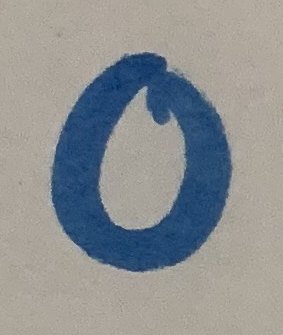
#> input picture Chiffres_Test/0.png, 283 x 335 px
$ python Chiffre.py
#> lines starting #> are read from the running program, lines starting #| are printed output that depends on the picture; after the words box and inside, x2 and y2 are one past the last pixel; in counts of white or black regions, pixels touching at a corner belong together
# -*- coding: utf-8 -*-


from PIL import Image
import PIL
import sys

if len(sys.argv) == 2:
    image = Image.open(sys.argv[1]) # Chargement de l'image passée en argument
    imageName = sys.argv[1].split('/')[-1]
else :
    image = Image.open("Chiffres_Test/0.png") # Chargement de l'image par défaut
#> image is the input picture: PIL image 283x335 RGBA; mean R, G, B, A 141.5, 144.4, 145.6, 255
    imageName = "0.png"

width, height = image.size # Récupération de la largeur et de la hauteur de l'image
#> width = 283; height = 335

WHITE_THRESHOLD = 100 # Seuil à partir duquel la couleur est considérée blanche
extreme_left = width # initialisation du point extrème gauche
#> extreme_left = 283
extreme_right = 0 # initialisation du point extrème droit
extreme_top = height # initialisation du point extrème haut
#> extreme_top = 335
extreme_bot = 0 # initialisation du point extrème bas

for x in range(width):
    for y in range(height):
        pixel = image.getpixel((x, y)) # Récupération des composantes de couleur aux coordonnées [x,y]
        # On vérifie si le pixel est blanc
        if all(channel > WHITE_THRESHOLD for channel in pixel):
            image.putpixel((x, y), (255,255,255)) # S'il dépasse le seuil alors le pixel est transformé en pixel blanc
        else:
            # On met à jour les extrémités de l'image si les pixels sont foncés
            if extreme_left > x:
                extreme_left = x
            if extreme_right < x:
                extreme_right = x
            if extreme_top > y:
                extreme_top = y
            if extreme_bot < y:
                extreme_bot = y
            # On transforme le pixel en pixel noir
            image.putpixel((x, y), (0,0,0))
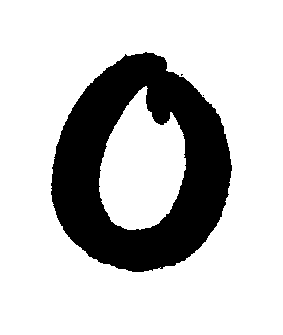
#> image: PIL image 283x335 RGBA; mean R, G, B, A 198, 198, 198, 255
#> after the loop, extreme_bot = 271; extreme_left = 51; extreme_right = 231; extreme_top = 52

new_height = extreme_bot - extreme_top # Calcul de la nouvelle hauteur à l'aide des extrémités
#> new_height = 219
new_width = extreme_right - extreme_left # Calcul de la nouvelle largeur à l'aide des extrémités
#> new_width = 180

if new_height > new_width: # Détermination de la plus grande longueur pour la mise à l'échelle (pour éviter de couper une partie de l'image)
    # Et détermination de la différence entre longueur et hauteur (pour ne pas parcourir des pixels inutilement)
    max_dim = new_height
#> max_dim = 219
    difference = (max_dim - new_width) // 2
#> difference = 19
else:
    max_dim = new_width
    difference = (max_dim - new_height) // 2

newDimension = max_dim
#> newDimension = 219

#marge = 8 - max_dim % 8
#Création d'une nouvelle image blanche aux bonnes dimensions
image2 = PIL.Image.new(mode="RGB", size=(newDimension, newDimension), color=(255,255,255))
#> image2: PIL image 219x219 RGB; every value is 255

#Parcous de l'image originale pour recopie sur la nouvelle image
i=0
for x in range(difference,max_dim-difference):
    j=0
    for y in range(0,max_dim):
        image2.putpixel((x,y),image.getpixel((extreme_left+i,extreme_top+j)))
        j+=1
    i+=1
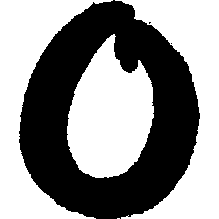
#> image2: PIL image 219x219 RGB; 55.9% white; 3 black regions (2 under 20 px), largest, box (x1, y1, x2, y2) and area: (19, 0, 200, 219) 21166
#> after the loop, i = 181

# Initialisation de la taille d'un pixel pour la création de la matrice
pixelSize = newDimension // 8
#> pixelSize = 27

#Création d'une liste correspondant à la matrice 8x8
liste = []

# Découpage de l'image en 8x8 et parcours de ces sous parties pour calculer la moyenne de l'intensité des pixels
for j in range(8):
    for i in range(8):
        somme = 0
        for x in range(pixelSize):
            for y in range(pixelSize):
                somme += image2.getpixel((i*pixelSize+x,j*pixelSize+y))[0]
        liste.append(16-(somme//(pixelSize*pixelSize)+8)//16)
#> after the loop, liste = 64 values, max 16 at index 18, min 0 at index 0, mean 7.27

# Ajout de la classe correspondant au chiffre représenté (chiffre entre 0 et 9)
liste.append(0)

import os
path = "./Chiffres_Resultat"
# Check whether the specified path exists or not
isExist = os.path.exists(path)

if (not isExist):
    os.makedirs(path)

# Enregistrement de l'image avant pixelisation au format PNG
newName = "./Chiffres_Resultat/new"+imageName
image2.save(newName, "png")

# Affichage de la liste contenant les informations sur l'image :
print(liste)
#> (printed output is left out)

$ run again, with Chiffres_Test/1.png copied over Chiffres_Test/0.png
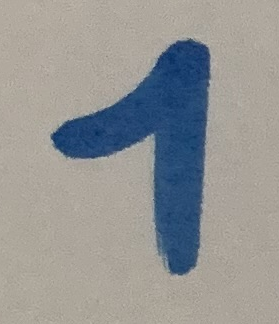
#> input picture Chiffres_Test/1.png, 279 x 324 px
#> image is the input picture: PIL image 279x324 RGBA; mean R, G, B, A 148.7, 149.3, 148.2, 255
#> after the loop `for x in range(width):`:
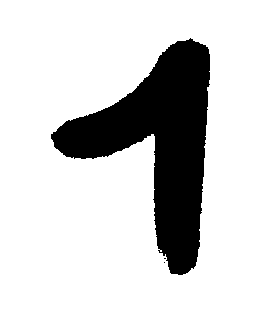
#> image: PIL image 279x324 RGBA; mean R, G, B, A 211, 211, 211, 255
#> after the loop `for x in range(width):`: extreme_bot = 274; extreme_left = 51; extreme_right = 209; extreme_top = 38
#> new_height = 236
#> new_width = 158
#> max_dim = 236
#> difference = 39
#> newDimension = 236
#> after the loop `for x in range(difference,max_dim-difference):`:
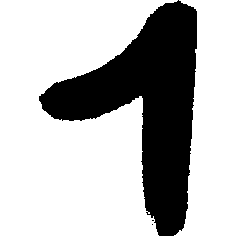
#> image2: PIL image 236x236 RGB; 72.1% white; 3 black regions (2 under 20 px), largest, box (x1, y1, x2, y2) and area: (39, 0, 197, 236) 15552
#> after the loop `for x in range(difference,max_dim-difference):`: i = 158
#> pixelSize = 29
#> after the loop `for j in range(8):`: liste = 64 values, max 16 at index 13, min 0 at index 0, mean 4.64
#| [0, 0, 0, 0, 0, 11, 11, 0, 0, 0, 0, 0, 8, 16, 12, 0, 0, 1, 5, 12, 16, 16, 12, 0, 0, 8, 16, 15, 9, 16, 11, 0, 0, 0, 2, 1, 2, 16, 10, 0, 0, 0, 0, 0, 2, 16, 9, 0, 0, 0, 0, 0, 1, 16, 8, 0, 0, 0, 0, 0, 0, 13, 6, 0, 0]

$ run again, with Chiffres_Test/2.png copied over Chiffres_Test/0.png
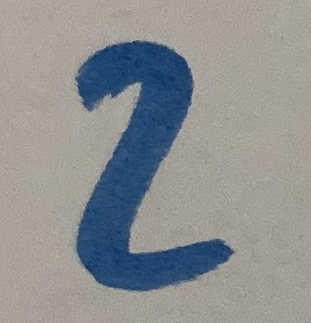
#> input picture Chiffres_Test/2.png, 311 x 323 px
#> image is the input picture: PIL image 311x323 RGBA; mean R, G, B, A 142.2, 144.3, 144, 255
#> after the loop `for x in range(width):`:
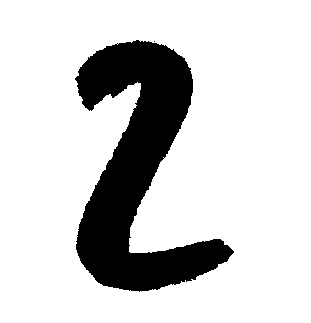
#> image: PIL image 311x323 RGBA; mean R, G, B, A 208, 208, 208, 255
#> after the loop `for x in range(width):`: extreme_bot = 291; extreme_left = 75; extreme_right = 233; extreme_top = 40
#> new_height = 251
#> new_width = 158
#> max_dim = 251
#> difference = 46
#> newDimension = 251
#> after the loop `for x in range(difference,max_dim-difference):`:
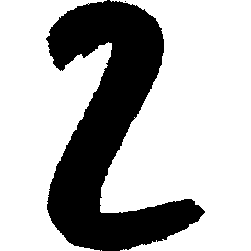
#> image2: PIL image 251x251 RGB; 70.6% white; 2 black regions (1 under 20 px), largest, box (x1, y1, x2, y2) and area: (46, 0, 205, 251) 18526
#> after the loop `for x in range(difference,max_dim-difference):`: i = 159
#> pixelSize = 31
#> after the loop `for j in range(8):`: liste = 64 values, max 16 at index 12, min 0 at index 0, mean 4.81
#| [0, 2, 12, 15, 12, 1, 0, 0, 0, 6, 14, 11, 16, 4, 0, 0, 0, 1, 1, 11, 15, 1, 0, 0, 0, 0, 3, 16, 8, 0, 0, 0, 0, 0, 12, 15, 1, 0, 0, 0, 0, 3, 16, 8, 0, 0, 0, 0, 0, 7, 16, 6, 4, 8, 4, 0, 0, 2, 14, 16, 15, 10, 2, 0, 0]

$ run again, with Chiffres_Test/3.png copied over Chiffres_Test/0.png
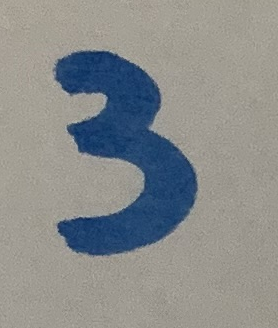
#> input picture Chiffres_Test/3.png, 278 x 328 px
#> image is the input picture: PIL image 278x328 RGBA; mean R, G, B, A 138.1, 140.4, 139.5, 255
#> after the loop `for x in range(width):`:
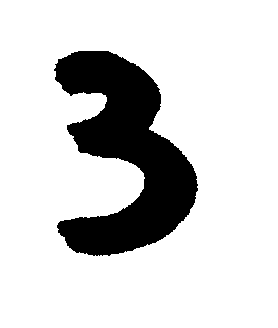
#> image: PIL image 278x328 RGBA; mean R, G, B, A 211.7, 211.7, 211.7, 255
#> after the loop `for x in range(width):`: extreme_bot = 255; extreme_left = 54; extreme_right = 197; extreme_top = 51
#> new_height = 204
#> new_width = 143
#> max_dim = 204
#> difference = 30
#> newDimension = 204
#> after the loop `for x in range(difference,max_dim-difference):`:
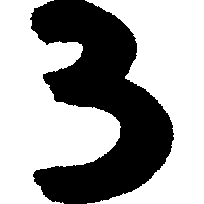
#> image2: PIL image 204x204 RGB; 62.8% white; 1 black region, box (x1, y1, x2, y2) and area: (30, 0, 174, 204) 15484
#> after the loop `for x in range(difference,max_dim-difference):`: i = 144
#> pixelSize = 25
#> after the loop `for j in range(8):`: liste = 64 values, max 16 at index 2, min 0 at index 0, mean 6.16
#| [0, 9, 16, 14, 6, 0, 0, 0, 0, 6, 11, 15, 16, 6, 0, 0, 0, 0, 4, 14, 16, 5, 0, 0, 0, 2, 15, 16, 16, 9, 1, 0, 0, 0, 2, 5, 11, 16, 10, 0, 0, 0, 0, 0, 5, 16, 15, 0, 0, 2, 6, 8, 15, 16, 9, 0, 0, 7, 16, 16, 14, 8, 0, 0, 0]
